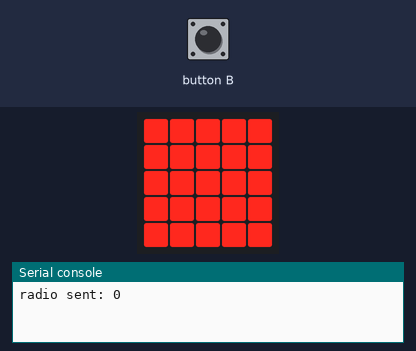
Bench run of a program on a simulated BBC micro:bit (MakeCode). Shown: the board's 5×5 LED display, the last lines printed to the serial console. The inputs (shaded band) are chosen by the test bench. Random numbers come from a fixed seed; no radio messages arrive unless stated (any console line starting 'radio sent:' is added by the test bench).

Above: at 3.1 s.
3.2 s: button B pressed for 0.15 s
At 4.4 s:
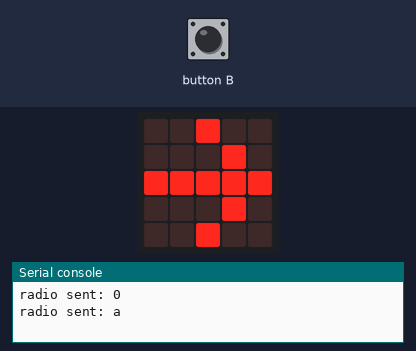
Timing chart, 0 to 6.2 s (numbered marks = the images above; inputs shaded):
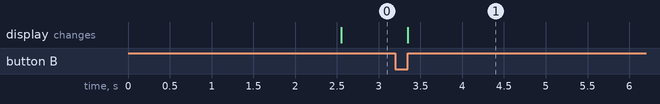

The program:

main.ts
```typescript
input.onButtonPressed(Button.B, function () {
    if (KLIK == 1) {
        radio.sendString("a")
        basic.showLeds(`
            . . # . .
            . . . # .
            # # # # #
            . . . # .
            . . # . .
            `)
        score += 1
        KLIK = 0
    } else {
        score += -1
    }
})
let score = 0
let KLIK = 0
radio.setGroup(148)
KLIK = 0
basic.forever(function () {
    basic.pause(randint(2000, 5000))
    radio.sendNumber(0)
    KLIK = 1
    basic.showLeds(`
        # # # # #
        # # # # #
        # # # # #
        # # # # #
        # # # # #
        `)
})
```

test.ts
```typescript
// tests gaan hier; deze zal niet worden gecompileerd wanneer dit pakket wordt gebruikt als extensie.
```

Measured:
- after the input at 3.2 s, the display: changes after 0.15 s (image 1)
